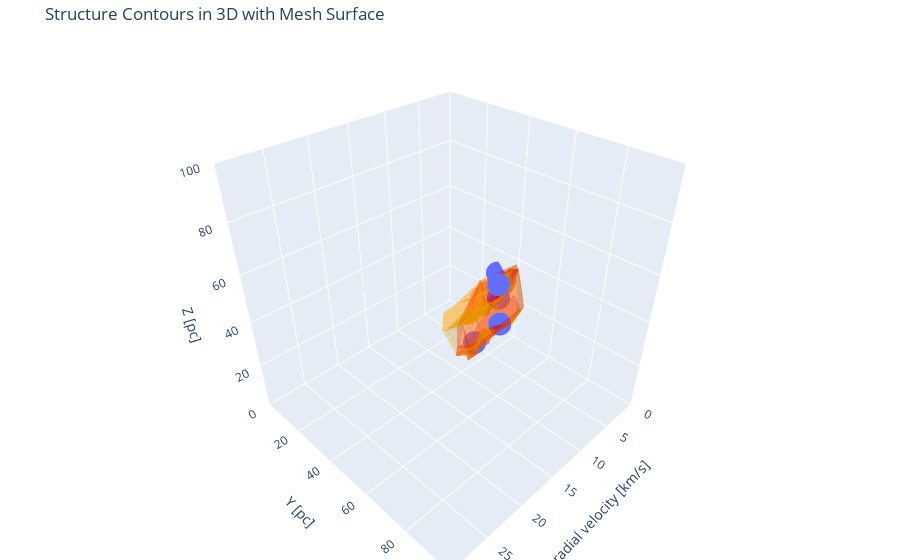

The code cell stored with this chart in its notebook:
### Code cell
# plot by plotly

fig = px.scatter_3d(leaf_feature, x='v_peak', y='y_peak', z='z_peak')

# Leaf structures
for i, leaf_structure_index in enumerate(leaf_indices):
    leaf_structure = dendro[leaf_structure_index]
    leaf_mask = leaf_structure.get_mask()
    leaf_mask_indices = np.where(leaf_mask)
    mesh_leaf = go.Mesh3d(x=leaf_mask_indices[0] * rv, 
                          y=leaf_mask_indices[1] * pc, 
                          z=leaf_mask_indices[2] * pc, 
                          opacity=0.3,
                          color='red',
                          name=f'Leaf {i + 1} - Surface')
    fig.add_trace(mesh_leaf)

# Branch structures
for j, branch_structure_index in enumerate(branch_indices):
    branch_structure = dendro[branch_structure_index]
    branch_mask = branch_structure.get_mask()
    branch_mask_indices = np.where(branch_mask)
    mesh_branch = go.Mesh3d(x=branch_mask_indices[0] * rv, 
                            y=branch_mask_indices[1] * pc, 
                            z=branch_mask_indices[2] * pc,
                            opacity=0.3, 
                            color='orange',
                            name=f'Branch {j + 1} - Surface')
    fig.add_trace(mesh_branch)

fig.update_layout(
    scene=dict(
        xaxis=dict(title='radial velocity [km/s]', range=[0, 30]),
        yaxis=dict(title='Y [pc]', range=[0, 100]),
        zaxis=dict(title='Z [pc]', range=[0, 100]),
        aspectratio=dict(x=1, y=1, z=1)
    ),
    title='Structure Contours in 3D with Mesh Surface',
    margin=dict(l=0, r=0, b=0, t=40),
    showlegend=True)

### Figure 1 — Plotly figure (JSON) as saved in the notebook; plotly's stock layout.template omitted (floating-point values rounded to 4 significant figures; data arrays with more than 128 entries replaced by an {"elided": "..."} marker saying what was removed)
{"data": [{"hovertemplate": "v_peak=%{x}<br>y_peak=%{y}<br>z_peak=%{z}<extra></extra>", "legendgroup": "", "marker": {"color": "#636efa", "symbol": "circle"}, "mode": "markers", "name": "", "scene": "scene", "showlegend": false, "type": "scatter3d", "x": [0.65, 5.2, 7.8, 9.75, 11.05], "y": [30.45, 44.3, 51.22, 58.14, 49.83], "z": [30.45, 31.84, 45.68, 34.61, 23.53]}, {"color": "red", "name": "Leaf 1 - Surface", "opacity": 0.3, "type": "mesh3d", "x": {"elided": "927 float values"}, "y": {"elided": "927 float values"}, "z": {"elided": "927 float values"}}, {"color": "red", "name": "Leaf 2 - Surface", "opacity": 0.3, "type": "mesh3d", "x": {"elided": "420 float values"}, "y": {"elided": "420 float values"}, "z": {"elided": "420 float values"}}, {"color": "red", "name": "Leaf 3 - Surface", "opacity": 0.3, "type": "mesh3d", "x": {"elided": "316 float values"}, "y": {"elided": "316 float values"}, "z": {"elided": "316 float values"}}, {"color": "red", "name": "Leaf 4 - Surface", "opacity": 0.3, "type": "mesh3d", "x": {"elided": "198 float values"}, "y": {"elided": "198 float values"}, "z": {"elided": "198 float values"}}, {"color": "red", "name": "Leaf 5 - Surface", "opacity": 0.3, "type": "mesh3d", "x": [7.15, 7.8, 7.8, 7.8, 7.8, 7.8, 7.8, 7.8, 8.45, 8.45, 8.45, 8.45, 8.45, 8.45, 8.45, 8.45, 8.45, 8.45, 8.45, 8.45, 8.45, 8.45, 8.45, 8.45, 8.45, 8.45, 8.45, 9.1, 9.1, 9.1, 9.1, 9.1, 9.1, 9.1, 9.1, 9.1, 9.1, 9.1, 9.1, 9.1, 9.1, 9.1, 9.1, 9.1, 9.1, 9.1, 9.75, 9.75, 9.75, 9.75, 9.75, 9.75, 9.75, 9.75, 9.75, 9.75, 9.75, 9.75, 9.75, 9.75, 9.75, 9.75, 9.75, 9.75, 9.75, 9.75, 9.75, 10.4, 10.4, 10.4, 10.4, 10.4, 10.4, 10.4, 10.4, 10.4, 10.4, 10.4, 10.4, 10.4, 10.4, 10.4, 10.4, 10.4, 10.4, 10.4, 10.4, 11.05, 11.05, 11.05, 11.05, 11.05, 11.05, 11.05, 11.05, 11.05, 11.05, 11.05, 11.05, 11.05, 11.05, 11.7, 11.7, 11.7, 11.7, 11.7, 11.7, 11.7, 11.7, 11.7, 11.7, 11.7, 12.35, 12.35, 12.35, 12.35, 12.35, 12.35, 12.35, 13, 13, 13, 13, 13, 13.65, 13.65], "y": [49.83, 47.07, 47.07, 48.45, 48.45, 49.83, 49.83, 49.83, 45.68, 45.68, 45.68, 47.07, 47.07, 47.07, 47.07, 47.07, 47.07, 48.45, 48.45, 48.45, 48.45, 48.45, 49.83, 49.83, 49.83, 49.83, 49.83, 45.68, 45.68, 45.68, 47.07, 47.07, 47.07, 47.07, 47.07, 48.45, 48.45, 48.45, 48.45, 48.45, 49.83, 49.83, 49.83, 49.83, 49.83, 51.22, 44.3, 44.3, 45.68, 45.68, 45.68, 47.07, 47.07, 47.07, 47.07, 48.45, 48.45, 48.45, 48.45, 48.45, 48.45, 49.83, 49.83, 49.83, 49.83, 49.83, 51.22, 44.3, 44.3, 45.68, 45.68, 45.68, 47.07, 47.07, 47.07, 47.07, 48.45, 48.45, 48.45, 48.45, 48.45, 49.83, 49.83, 49.83, 49.83, 49.83, 51.22, 44.3, 44.3, 45.68, 45.68, 47.07, 47.07, 48.45, 48.45, 48.45, 48.45, 49.83, 49.83, 49.83, 51.22, 44.3, 45.68, 47.07, 47.07, 48.45, 48.45, 48.45, 48.45, 49.83, 49.83, 51.22, 47.07, 48.45, 48.45, 48.45, 49.83, 49.83, 51.22, 47.07, 48.45, 48.45, 48.45, 49.83, 48.45, 49.83], "z": [24.92, 16.61, 24.92, 20.76, 23.53, 22.15, 23.53, 24.92, 16.61, 18.0, 19.38, 15.23, 16.61, 18.0, 19.38, 20.76, 24.92, 18.0, 20.76, 22.15, 23.53, 24.92, 18.0, 20.76, 22.15, 23.53, 24.92, 16.61, 18.0, 19.38, 15.23, 16.61, 18.0, 19.38, 20.76, 18.0, 20.76, 22.15, 23.53, 24.92, 18.0, 19.38, 20.76, 22.15, 23.53, 22.15, 18.0, 19.38, 16.61, 18.0, 19.38, 15.23, 18.0, 19.38, 20.76, 16.61, 18.0, 20.76, 22.15, 23.53, 24.92, 18.0, 19.38, 20.76, 22.15, 23.53, 22.15, 18.0, 19.38, 16.61, 18.0, 19.38, 15.23, 18.0, 19.38, 20.76, 16.61, 20.76, 22.15, 23.53, 24.92, 16.61, 18.0, 20.76, 22.15, 23.53, 22.15, 18.0, 19.38, 18.0, 19.38, 20.76, 23.53, 20.76, 22.15, 23.53, 24.92, 20.76, 22.15, 23.53, 22.15, 19.38, 19.38, 20.76, 23.53, 20.76, 22.15, 23.53, 24.92, 22.15, 23.53, 22.15, 23.53, 20.76, 22.15, 23.53, 22.15, 23.53, 22.15, 23.53, 20.76, 22.15, 23.53, 23.53, 20.76, 23.53]}, {"color": "orange", "name": "Branch 1 - Surface", "opacity": 0.3, "type": "mesh3d", "x": {"elided": "139 float values"}, "y": {"elided": "139 float values"}, "z": {"elided": "139 float values"}}, {"color": "orange", "name": "Branch 2 - Surface", "opacity": 0.3, "type": "mesh3d", "x": {"elided": "1096 float values"}, "y": {"elided": "1096 float values"}, "z": {"elided": "1096 float values"}}, {"color": "orange", "name": "Branch 3 - Surface", "opacity": 0.3, "type": "mesh3d", "x": [3.25, 3.9, 3.9, 3.9, 4.55, 4.55, 4.55, 5.2, 5.2, 5.2, 5.2, 5.2, 5.2, 5.2, 5.2, 5.85, 5.85, 5.85, 5.85, 5.85, 5.85, 5.85, 5.85, 5.85, 6.5, 6.5, 6.5, 6.5, 6.5, 6.5, 6.5, 6.5, 6.5, 6.5, 6.5, 7.15, 7.15, 7.15, 7.15, 7.15, 7.15, 7.15, 7.15, 7.15, 7.8, 7.8, 7.8, 7.8, 7.8, 7.8, 7.8, 7.8, 7.8, 8.45, 8.45, 8.45, 8.45, 8.45, 8.45, 8.45, 9.1, 9.1, 9.1, 9.1, 9.1, 9.1, 9.1, 9.75, 9.75, 9.75, 9.75, 9.75, 9.75, 10.4, 10.4, 10.4, 10.4, 11.05, 11.05, 11.7], "y": [41.53, 41.53, 42.91, 44.3, 41.53, 42.91, 44.3, 41.53, 42.91, 42.91, 44.3, 44.3, 45.68, 45.68, 47.07, 41.53, 42.91, 44.3, 44.3, 45.68, 45.68, 45.68, 47.07, 47.07, 41.53, 42.91, 44.3, 44.3, 44.3, 44.3, 45.68, 45.68, 45.68, 47.07, 47.07, 41.53, 42.91, 44.3, 44.3, 44.3, 44.3, 45.68, 45.68, 45.68, 41.53, 42.91, 42.91, 42.91, 44.3, 44.3, 44.3, 45.68, 45.68, 42.91, 42.91, 42.91, 44.3, 44.3, 45.68, 45.68, 42.91, 42.91, 42.91, 44.3, 44.3, 45.68, 45.68, 42.91, 42.91, 42.91, 44.3, 44.3, 45.68, 42.91, 42.91, 44.3, 45.68, 42.91, 42.91, 42.91], "z": [29.07, 29.07, 30.45, 31.84, 29.07, 30.45, 31.84, 29.07, 29.07, 30.45, 31.84, 33.22, 33.22, 34.61, 34.61, 29.07, 29.07, 31.84, 33.22, 33.22, 34.61, 35.99, 33.22, 34.61, 29.07, 29.07, 30.45, 31.84, 33.22, 35.99, 33.22, 34.61, 35.99, 33.22, 34.61, 29.07, 29.07, 29.07, 30.45, 31.84, 35.99, 33.22, 34.61, 35.99, 29.07, 29.07, 30.45, 31.84, 29.07, 30.45, 35.99, 34.61, 35.99, 29.07, 30.45, 31.84, 29.07, 30.45, 34.61, 35.99, 29.07, 30.45, 31.84, 29.07, 30.45, 34.61, 35.99, 29.07, 30.45, 31.84, 29.07, 30.45, 35.99, 29.07, 30.45, 29.07, 35.99, 29.07, 30.45, 29.07]}], "layout": {"legend": {"tracegroupgap": 0}, "margin": {"b": 0, "l": 0, "r": 0, "t": 40}, "scene": {"aspectratio": {"x": 1, "y": 1, "z": 1}, "domain": {"x": [0, 1], "y": [0, 1]}, "xaxis": {"range": [0, 30], "title": {"text": "radial velocity [km/s]"}}, "yaxis": {"range": [0, 100], "title": {"text": "Y [pc]"}}, "zaxis": {"range": [0, 100], "title": {"text": "Z [pc]"}}}, "showlegend": true, "title": {"text": "Structure Contours in 3D with Mesh Surface"}}}
